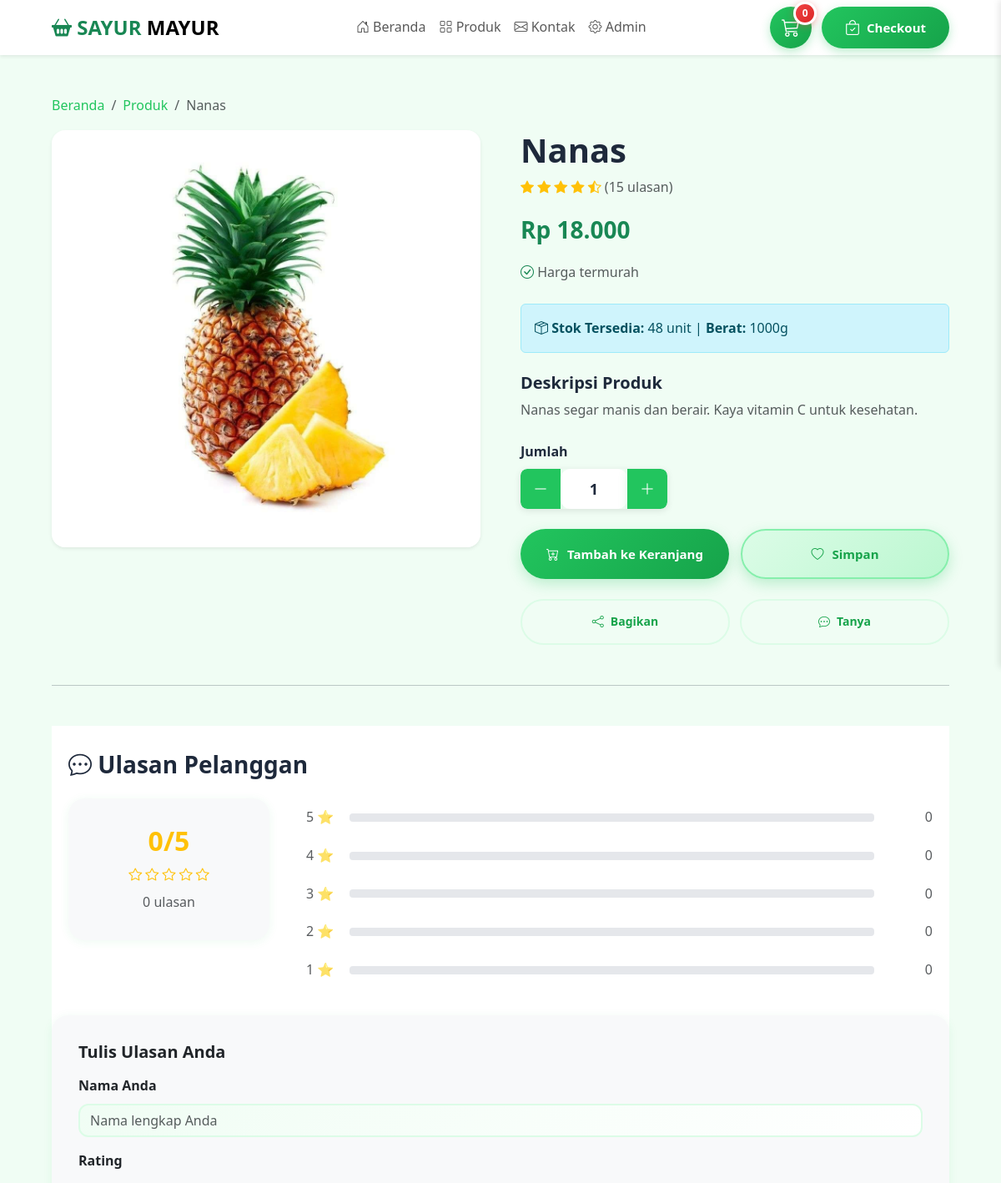
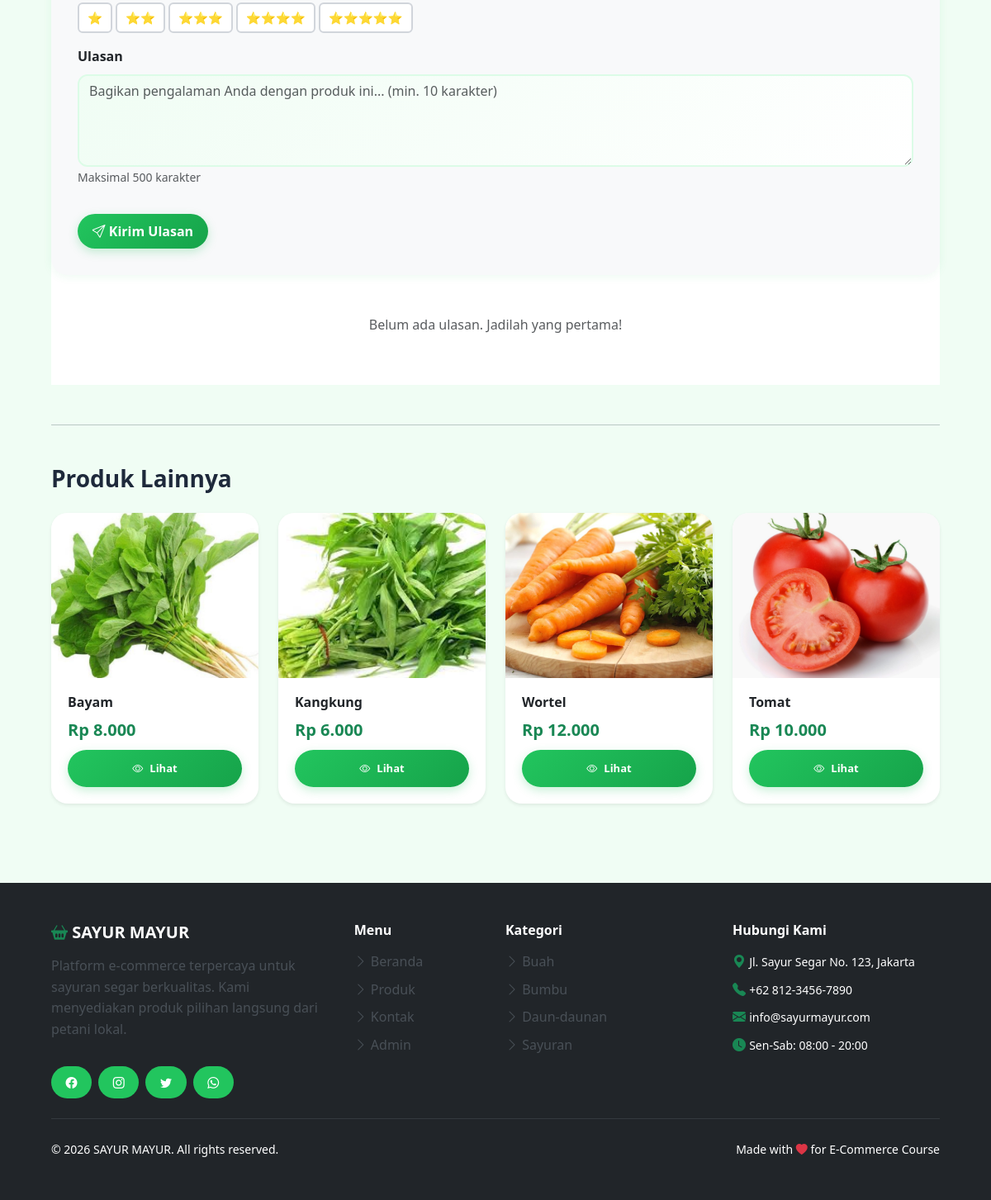
Screenshot of /product_detail.php?id=13 with the database file from the repository (2 pictures, top to bottom).
### tables this page shows
CREATE TABLE IF NOT EXISTS `produk` (
  `id` int(11) NOT NULL AUTO_INCREMENT,
  `nama` varchar(100) NOT NULL,
  `deskripsi` text,
  `harga` decimal(10,2) NOT NULL,
  `stock` int(11) NOT NULL DEFAULT 0,
  `gambar` varchar(255) DEFAULT 'default.jpg',
  `kategori` varchar(50) DEFAULT NULL,
  `berat` int(11) DEFAULT NULL COMMENT 'Berat dalam gram',
  `created_at` timestamp NOT NULL DEFAULT CURRENT_TIMESTAMP,
  `updated_at` timestamp NOT NULL DEFAULT CURRENT_TIMESTAMP ON UPDATE CURRENT_TIMESTAMP,
  PRIMARY KEY (`id`)
);

CREATE TABLE IF NOT EXISTS `kategori` (
  `id` int(11) NOT NULL AUTO_INCREMENT,
  `nama` varchar(50) NOT NULL UNIQUE,
  `deskripsi` text,
  `icon` varchar(50) DEFAULT NULL,
  `created_at` timestamp NOT NULL DEFAULT CURRENT_TIMESTAMP,
  PRIMARY KEY (`id`)
);

### config/functions.php (called while the page is built, shortened)
<?php
function sanitize($data) {
    return htmlspecialchars(trim($data), ENT_QUOTES, 'UTF-8');
}
function formatRupiah($angka) {
    return 'Rp ' . number_format($angka, 0, ',', '.');
}

### product_detail.php (the view, shortened to what this page needs)
<?php
include 'config/koneksi.php';
include 'config/functions.php';
include 'includes/header.php';
$id = (int) ($_GET['id'] ?? 0);
$stmt = mysqli_prepare($conn, "SELECT * FROM produk WHERE id = ?");
mysqli_stmt_bind_param($stmt, "i", $id);
mysqli_stmt_execute($stmt);
$result = mysqli_stmt_get_result($stmt);
$produk = mysqli_fetch_assoc($result);
$stmt = mysqli_prepare($conn, "SELECT * FROM produk WHERE id != ? LIMIT 4");
mysqli_stmt_bind_param($stmt, "i", $id);
mysqli_stmt_execute($stmt);
$related = mysqli_stmt_get_result($stmt);
?>
<div class="container py-5">
  <nav aria-label="breadcrumb">
    <ol class="breadcrumb">
      <li class="breadcrumb-item"><a href="index.php">Beranda</a></li>
      <li class="breadcrumb-item"><a href="products.php">Produk</a></li>
      <li class="breadcrumb-item active"><?= sanitize($produk['nama']); ?></li>
    </ol>
  </nav>
  <div class="row g-5">
    <div class="col-lg-6">
      <div class="position-relative">
        <img src="assets/img/<?= sanitize($produk['gambar']); ?>"
             class="img-fluid rounded-4 shadow-sm w-100"
             alt="<?= sanitize($produk['nama']); ?>"
             style="max-height: 500px; object-fit: cover;">
      </div>
    </div>
    <div class="col-lg-6">
      <h1 class="fw-bold mb-2"><?= sanitize($produk['nama']); ?></h1>
      <div class="mb-3">
        <div class="rating">
          <i class="bi bi-star-fill text-warning"></i>
          <i class="bi bi-star-fill text-warning"></i>
          <i class="bi bi-star-fill text-warning"></i>
          <i class="bi bi-star-fill text-warning"></i>
          <i class="bi bi-star-half text-warning"></i>
          <span class="text-muted">(15 ulasan)</span>
        </div>
      </div>
      <div class="mb-4">
        <p class="text-success fs-3 fw-bold"><?= formatRupiah($produk['harga']); ?></p>
        <p class="text-muted">
          <i class="bi bi-check-circle text-success"></i> Harga termurah
        </p>
      </div>
      <div class="alert alert-info mb-4">
        <i class="bi bi-box-seam"></i>
        <strong>Stok Tersedia:</strong> <?= $produk['stock']; ?> unit
        <?php if ($produk['berat']): ?>
          | <strong>Berat:</strong> <?= $produk['berat']; ?>g
        <?php endif; ?>
      </div>
      <div class="mb-4">
        <h5 class="fw-bold">Deskripsi Produk</h5>
        <p class="text-muted">
          <?= nl2br(sanitize($produk['deskripsi'])); ?>
        </p>
      </div>
      <div class="mb-4">
        <label class="form-label fw-bold">Jumlah</label>
        <div class="quantity-selector">
          <button class="qty-btn qty-minus" type="button" id="decreaseBtn">
            <i class="bi bi-dash-lg"></i>
          </button>
          <input type="number" class="qty-input" id="quantityInput" value="1" min="1" max="<?= $produk['stock']; ?>" readonly>
          <button class="qty-btn qty-plus" type="button" id="increaseBtn">
            <i class="bi bi-plus-lg"></i>
          </button>
        </div>
      </div>
      <div class="product-actions mb-4">
        <?php if ($produk['stock'] > 0): ?>
          <button class="btn-primary-large" id="addToCartBtn">
            <i class="bi bi-cart-plus"></i>
            <span>Tambah ke Keranjang</span>
          </button>
          <button class="btn-secondary-large" onclick="toggleWishlist()">
            <i class="bi bi-heart"></i>
            <span>Simpan</span>
          </button>
        <?php endif; ?>
      </div>
      <div class="product-footer-actions">
        <button class="btn-tertiary" onclick="shareProduct()">
          <i class="bi bi-share"></i> Bagikan
        </button>
        <a href="contact.php" class="btn-tertiary">
          <i class="bi bi-chat-dots"></i> Tanya
        </a>
      </div>
    </div>
  </div>
  <hr class="my-5">
  <div class="reviews-section">
    <h3 class="fw-bold mb-4" style="padding: 0 20px;">
      <i class="bi bi-chat-dots"></i> Ulasan Pelanggan
    </h3>
    <?php
    $rating_query = mysqli_query($conn,
      "SELECT AVG(rating) as avg_rating, COUNT(*) as total
       FROM review WHERE produk_id = " . $id);
    $rating_data = mysqli_fetch_assoc($rating_query);
    $avg_rating = $rating_data['avg_rating'] ? round($rating_data['avg_rating'], 1) : 0;
    $total_reviews = $rating_data['total'] ?? 0;
    ?>
    <div class="row mb-4" style="padding: 0 20px;">
      <div class="col-md-3">
        <div class="card border-0 bg-light">
          <div class="card-body text-center">
            <h2 class="card-title fw-bold text-warning"><?= $avg_rating; ?>/5</h2>
            <div class="mb-2">
              <?php for($i = 1; $i <= 5; $i++): ?>
                <i class="bi bi-star<?= ($i <= round($avg_rating)) ? '-fill' : ''; ?> text-warning"></i>
              <?php endfor; ?>
            </div>
            <p class="text-muted mb-0"><?= $total_reviews; ?> ulasan</p>
          </div>
        </div>
      </div>
      <div class="col-md-9">
        <div class="rating-breakdown">
          <?php for($stars = 5; $stars >= 1; $stars--): ?>
            <?php
            $star_count = mysqli_fetch_assoc(mysqli_query($conn,
              "SELECT COUNT(*) as count FROM review WHERE produk_id = " . $id . " AND rating = " . $stars));
            $count = $star_count['count'] ?? 0;
            ?>
            <div class="rating-row mb-2">
              <span class="text-muted" style="width: 40px;"><?= $stars; ?> ⭐</span>
              <div class="progress flex-grow-1" style="height: 8px;">
              </div>
              <span class="text-muted ms-2" style="width: 50px; text-align: right;"><?= $count; ?></span>
            </div>
          <?php endfor; ?>
        </div>
      </div>
    </div>
    <div class="card border-0 bg-light mb-4">
      <div class="card-body">
        <h5 class="card-title fw-bold mb-3">Tulis Ulasan Anda</h5>
        <form id="reviewForm">
          <div class="mb-3">
            <label class="form-label fw-bold">Nama Anda</label>
            <input type="text" class="form-control" name="nama_reviewer"
                   placeholder="Nama lengkap Anda" required minlength="3">
          </div>
          <div class="mb-3">
            <label class="form-label fw-bold">Rating</label>
            <div class="rating-input" id="ratingGroup">
              <?php for($i = 1; $i <= 5; $i++): ?>
                <label class="btn btn-outline-warning rating-btn" for="rating<?= $i; ?>">
                  <span class="rating-stars"><?= str_repeat('⭐', $i); ?></span>
                </label>
              <?php endfor; ?>
            </div>
          </div>
          <div class="mb-3">
            <label class="form-label fw-bold">Ulasan</label>
            <textarea class="form-control" name="komentar" rows="4"
                      placeholder="Bagikan pengalaman Anda dengan produk ini... (min. 10 karakter)"
                      required minlength="10" maxlength="500"></textarea>
            <small class="text-muted">Maksimal 500 karakter</small>
          </div>
          <button type="submit" class="btn btn-success">
            <i class="bi bi-send"></i> Kirim Ulasan
          </button>
        </form>
      </div>
    </div>
    <div id="reviewsList">
      <?php
      $reviews = mysqli_query($conn,
        "SELECT * FROM review WHERE produk_id = " . $id . "
         ORDER BY created_at DESC LIMIT 20");
      if (mysqli_num_rows($reviews) > 0):
        while($review = mysqli_fetch_assoc($reviews)):
      ?>
        <div class="card mb-3 border-0 shadow-sm">
          <div class="card-body">
            <div class="d-flex justify-content-between align-items-start mb-2">
              <div>
                <h6 class="card-title fw-bold mb-0"><?= htmlspecialchars($review['nama_reviewer']); ?></h6>
                <small class="text-muted">
                  <?= date('d M Y H:i', strtotime($review['created_at'])); ?>
                </small>
              </div>
              <div class="text-warning">
                <?php for($i = 0; $i < $review['rating']; $i++): ?>
                  <i class="bi bi-star-fill"></i>
                <?php endfor; ?>
              </div>
            </div>
            <p class="card-text"><?= nl2br(htmlspecialchars($review['komentar'])); ?></p>
          </div>
        </div>
      <?php
        endwhile;
      else:
        echo '<p class="text-muted text-center py-4">Belum ada ulasan. Jadilah yang pertama!</p>';
      endif;
      ?>
    </div>
  </div>
  <hr class="my-5">
  <h3 class="fw-bold mb-4">Produk Lainnya</h3>
  <div class="row g-4">
    <?php while ($item = mysqli_fetch_assoc($related)): ?>
      <div class="col-lg-3 col-md-4 col-sm-6">
        <div class="product-card card h-100 border-0 shadow-sm">
          <img src="assets/img/<?= sanitize($item['gambar']); ?>"
               class="card-img-top"
               alt="<?= sanitize($item['nama']); ?>"
               style="height: 200px; object-fit: cover;">
          <div class="card-body d-flex flex-column">
            <h6 class="card-title fw-bold text-truncate">
              <?= sanitize($item['nama']); ?>
            </h6>
            <p class="text-success fw-bold fs-5 mb-2">
              <?= formatRupiah($item['harga']); ?>
            </p>
            <div class="mt-auto d-grid gap-2">
              <a href="product_detail.php?id=<?= $item['id']; ?>"
                 class="btn-view-detail">
                <i class="bi bi-eye"></i> Lihat
              </a>
            </div>
          </div>
        </div>
      </div>
    <?php endwhile; ?>
  </div>
</div>
<?php include 'includes/footer.php'; ?>

### includes/footer.php (shortened to what this page needs)
<footer class="bg-dark text-white mt-5">
  <div class="container py-5">
    <div class="row g-4">
      <div class="col-lg-4 col-md-6">
        <h5 class="fw-bold mb-3">
          <i class="bi bi-basket2-fill text-success"></i> SAYUR MAYUR
        </h5>
        <p class="text-light-emphasis">
          Platform e-commerce terpercaya untuk sayuran segar berkualitas.
          Kami menyediakan produk pilihan langsung dari petani lokal.
        </p>
        <div class="d-flex gap-2">
          <a href="#" class="btn btn-outline-light btn-sm">
            <i class="bi bi-facebook"></i>
          </a>
          <a href="#" class="btn btn-outline-light btn-sm">
            <i class="bi bi-instagram"></i>
          </a>
          <a href="#" class="btn btn-outline-light btn-sm">
            <i class="bi bi-twitter"></i>
          </a>
          <a href="#" class="btn btn-outline-light btn-sm">
            <i class="bi bi-whatsapp"></i>
          </a>
        </div>
      </div>
      <div class="col-lg-2 col-md-6">
        <h6 class="fw-bold mb-3">Menu</h6>
        <ul class="list-unstyled">
          <li class="mb-2">
            <a href="index.php" class="text-light-emphasis text-decoration-none">
              <i class="bi bi-chevron-right"></i> Beranda
            </a>
          </li>
          <li class="mb-2">
            <a href="products.php" class="text-light-emphasis text-decoration-none">
              <i class="bi bi-chevron-right"></i> Produk
            </a>
          </li>
          <li class="mb-2">
            <a href="contact.php" class="text-light-emphasis text-decoration-none">
              <i class="bi bi-chevron-right"></i> Kontak
            </a>
          </li>
          <li class="mb-2">
            <a href="admin/index.php" class="text-light-emphasis text-decoration-none">
              <i class="bi bi-chevron-right"></i> Admin
            </a>
          </li>
        </ul>
      </div>
      <div class="col-lg-3 col-md-6">
        <h6 class="fw-bold mb-3">Kategori</h6>
        <ul class="list-unstyled">
          <?php
            $result = mysqli_query($conn, "SELECT * FROM kategori ORDER BY nama ASC");
            if ($result && mysqli_num_rows($result) > 0) {
              while ($cat = mysqli_fetch_assoc($result)) {
                echo '<li class="mb-2">';
                echo '<a href="products.php?kategori=' . urlencode($cat['nama']) . '" class="text-light-emphasis text-decoration-none">';
                echo '<i class="bi bi-chevron-right"></i> ' . htmlspecialchars($cat['nama']);
                echo '</a></li>';
              }
            }
          ?>
        </ul>
      </div>
      <div class="col-lg-3 col-md-6">
        <h6 class="fw-bold mb-3">Hubungi Kami</h6>
        <ul class="list-unstyled">
          <li class="mb-2">
            <i class="bi bi-geo-alt-fill text-success"></i>
            <small>Jl. Sayur Segar No. 123, Jakarta</small>
          </li>
          <li class="mb-2">
            <i class="bi bi-telephone-fill text-success"></i>
            <small>+62 812-3456-7890</small>
          </li>
          <li class="mb-2">
            <i class="bi bi-envelope-fill text-success"></i>
            <small>info@sayurmayur.com</small>
          </li>
          <li class="mb-2">
            <i class="bi bi-clock-fill text-success"></i>
            <small>Sen-Sab: 08:00 - 20:00</small>
          </li>
        </ul>
      </div>
    </div>
    <hr class="my-4 border-secondary">
    <div class="row">
      <div class="col-md-6 text-center text-md-start">
        <small>
          &copy; <?= date('Y'); ?> SAYUR MAYUR. All rights reserved.
        </small>
      </div>
      <div class="col-md-6 text-center text-md-end">
        <small>
          Made with <i class="bi bi-heart-fill text-danger"></i> for E-Commerce Course
        </small>
      </div>
    </div>
  </div>
</footer>
</body>
</html>

### rows the page displays
produk: nama "Nanas", gambar (picture), harga "Rp 18.000", stock "48", berat "1000", deskripsi "Nanas segar manis dan berair. Kaya vitamin C untuk kesehatan."
produk: gambar (picture), nama "Bayam", harga "Rp 8.000"
produk: gambar (picture), nama "Kangkung", harga "Rp 6.000"
produk: gambar (picture), nama "Wortel", harga "Rp 12.000"
produk: gambar (picture), nama "Tomat", harga "Rp 10.000"
kategori: nama "Buah"
kategori: nama "Bumbu"
kategori: nama "Daun-daunan"
kategori: nama "Sayuran"

### other values shown
$avg_rating "0"
$total_reviews "0"
$count "0"
str_repeat('⭐', $i) "⭐"
str_repeat('⭐', $i) "⭐⭐"
str_repeat('⭐', $i) "⭐⭐⭐"
str_repeat('⭐', $i) "⭐⭐⭐⭐"
str_repeat('⭐', $i) "⭐⭐⭐⭐⭐"
